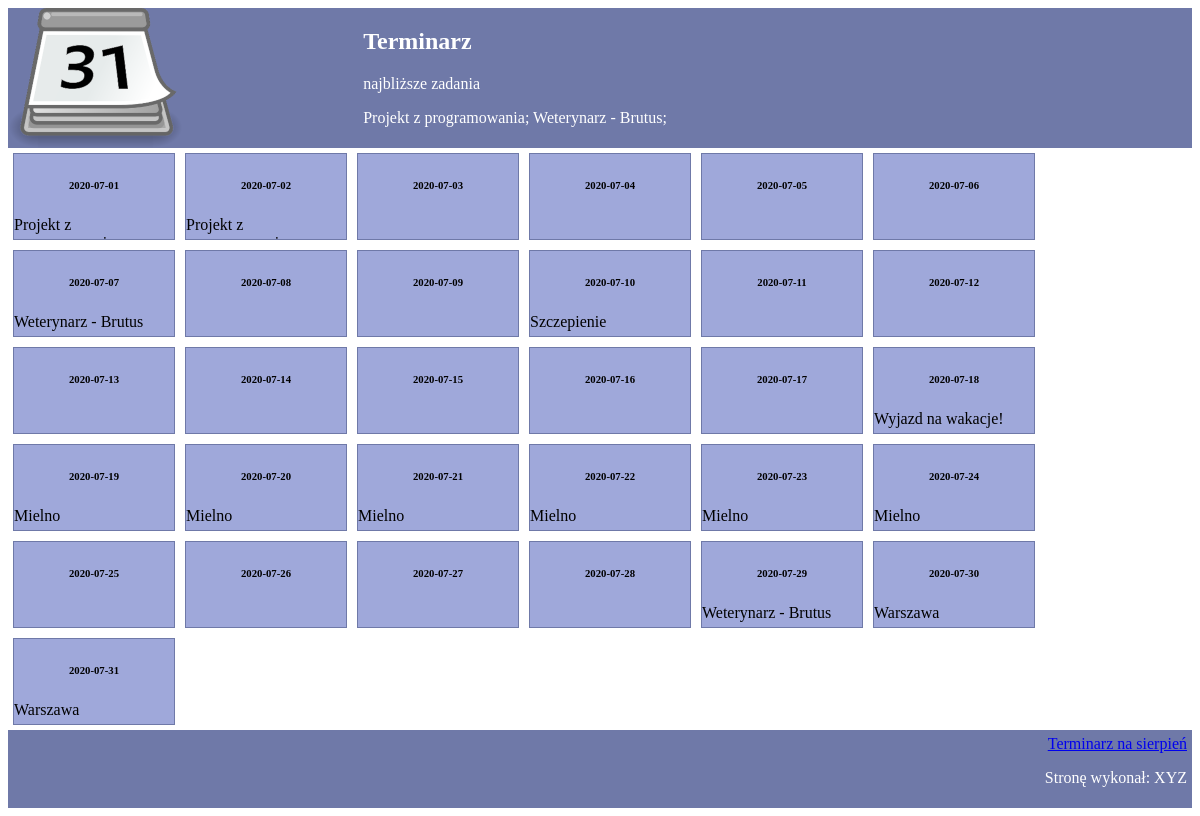
Page /INF_03_2024_01_04/kalendarz.php on the committed database.
### tables this page shows
CREATE TABLE `zadania` (
  `id` int(10) UNSIGNED NOT NULL,
  `dataZadania` date DEFAULT NULL,
  `wpis` text,
  `miesiac` text,
  `rok` int(10) UNSIGNED DEFAULT NULL
);

### INF_03_2024_01_04/kalendarz.php (the view, shortened to what this page needs)
<?php
    $conn = new mysqli('localhost', 'root', '', 'terminarz');
    $sql1 = "SELECT DISTINCT wpis
    FROM zadania
    WHERE dataZadania BETWEEN '2020-07-01' AND '2020-07-07' AND wpis IS NOT NULL AND wpis != '';";
    $result1 = $conn->query($sql1);
    $tasks1 = $result1 -> fetch_all(1);
    $sql2 = "SELECT dataZadania, wpis
    FROM zadania
    WHERE miesiac = 'lipiec';";
    $result2 = $conn->query($sql2);
    $tasks2 = $result2->fetch_all(1);
?>
<!DOCTYPE html>
<html lang="pl">
<head>
    <link rel="stylesheet" href="styl6.css">
</head>
<body>
    <header>
        <section id = "first">
            <img src="logo1.png" alt="lipiec">
        </section>
        <section id = "second">
            <h1>Terminarz</h1>
            <p>najbliższe zadania</p>
              <?php
              foreach($tasks1 as $task1) {
                echo $task1['wpis']."; ";
              }
              ?>
        </section>
    </header>
    <main>
         <?php
        foreach($tasks2 as $task2) {
            echo "<section class='calendar'>";
            echo "<h6>". $task2['dataZadania']. "</h6>";
            echo "<p>". $task2['wpis']. "</p>";
            echo "</section>";
          }
         ?>
    </main>
    <footer>
        <a href="sierpien.html">Terminarz na sierpień</a>
        <p>Stronę wykonał: XYZ</p>
    </footer>
</body>
</html>

### INF_03_2024_01_04/styl6.css (style rules this page uses)
* { font-family: Verdana; }
header { display: flex; }
#first, #second { background-color: #6f79a8; color: white; height: 140px; }
#first { width: 30%; }
#second { width: 70%; }
main { display: flex; flex-wrap: wrap; }
.calendar { background-color: #9fa8da; width: 160px; height: 85px; margin: 5px; border: 1px solid #6f79a8; overflow: hidden; }
footer { background-color: #6f79a8; color: white; padding: 5px; text-align: right; }
h6 { text-align: center; }

### rows in the picture
zadania: dataZadania "2020-07-01", wpis "Projekt z…"
zadania: dataZadania "2020-07-02", wpis "Projekt z…"
zadania: dataZadania "2020-07-03"
zadania: dataZadania "2020-07-04"
zadania: dataZadania "2020-07-05"
zadania: dataZadania "2020-07-06"
zadania: dataZadania "2020-07-07", wpis "Weterynarz - Brutus"
zadania: dataZadania "2020-07-08"
zadania: dataZadania "2020-07-09"
zadania: dataZadania "2020-07-10", wpis "Szczepienie"
zadania: dataZadania "2020-07-11"
zadania: dataZadania "2020-07-12"
zadania: dataZadania "2020-07-13"
zadania: dataZadania "2020-07-14"
zadania: dataZadania "2020-07-15"
zadania: dataZadania "2020-07-16"
zadania: dataZadania "2020-07-17"
zadania: dataZadania "2020-07-18", wpis "Wyjazd na wakacje!"
zadania: dataZadania "2020-07-19", wpis "Mielno"
zadania: dataZadania "2020-07-20", wpis "Mielno"
zadania: dataZadania "2020-07-21", wpis "Mielno"
zadania: dataZadania "2020-07-22", wpis "Mielno"
zadania: dataZadania "2020-07-23", wpis "Mielno"
zadania: dataZadania "2020-07-24", wpis "Mielno"
zadania: dataZadania "2020-07-25"
zadania: dataZadania "2020-07-26"
zadania: dataZadania "2020-07-27"
zadania: dataZadania "2020-07-28"
zadania: dataZadania "2020-07-29", wpis "Weterynarz - Brutus"
zadania: dataZadania "2020-07-30", wpis "Warszawa"
zadania: dataZadania "2020-07-31", wpis "Warszawa"

### other values in the picture
$task1['wpis'] "Projekt z programowania"
$task1['wpis'] "Weterynarz - Brutus"
